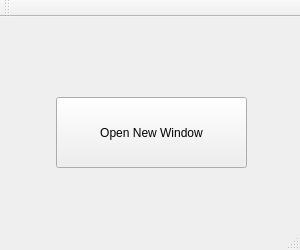
<?xml version="1.0" encoding="UTF-8"?>
<ui version="4.0">
 <class>MainWindow</class>
 <widget class="QMainWindow" name="MainWindow">
  <property name="geometry">
   <rect>
    <x>0</x>
    <y>0</y>
    <width>300</width>
    <height>250</height>
   </rect>
  </property>
  <property name="minimumSize">
   <size>
    <width>300</width>
    <height>250</height>
   </size>
  </property>
  <property name="maximumSize">
   <size>
    <width>300</width>
    <height>250</height>
   </size>
  </property>
  <property name="windowTitle">
   <string>Second Window</string>
  </property>
  <widget class="QWidget" name="centralWidget">
   <widget class="QPushButton" name="pushButton">
    <property name="geometry">
     <rect>
      <x>56</x>
      <y>80</y>
      <width>191</width>
      <height>71</height>
     </rect>
    </property>
    <property name="text">
     <string>Open New Window</string>
    </property>
   </widget>
  </widget>
  <widget class="QMenuBar" name="menuBar">
   <property name="geometry">
    <rect>
     <x>0</x>
     <y>0</y>
     <width>300</width>
     <height>22</height>
    </rect>
   </property>
  </widget>
  <widget class="QToolBar" name="mainToolBar">
   <attribute name="toolBarArea">
    <enum>TopToolBarArea</enum>
   </attribute>
   <attribute name="toolBarBreak">
    <bool>false</bool>
   </attribute>
  </widget>
  <widget class="QStatusBar" name="statusBar"/>
 </widget>
 <layoutdefault spacing="6" margin="11"/>
 <resources/>
 <connections/>
</ui>
